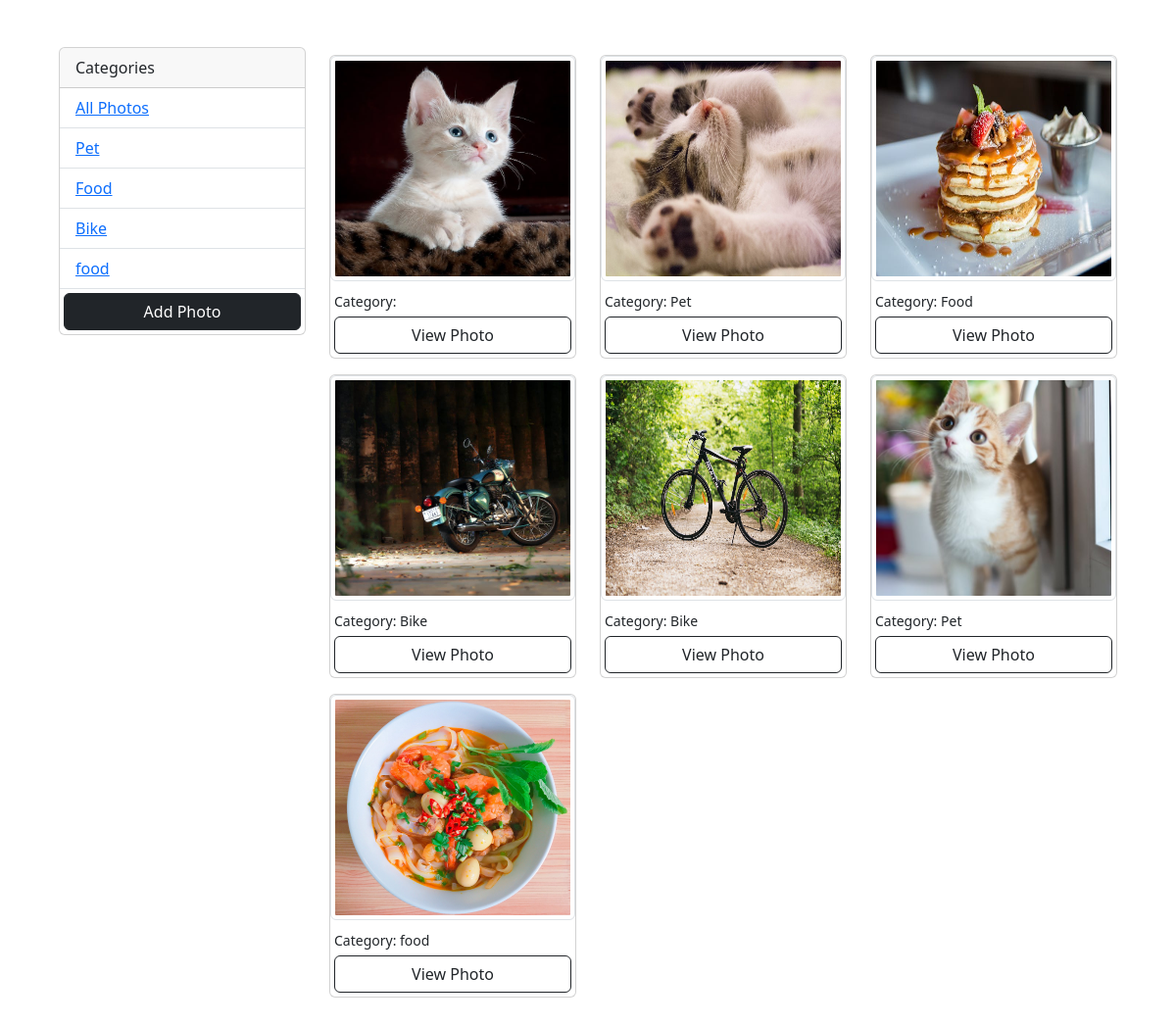
The page / on the database its author committed.
### MainApp/models.py (models this page shows, shortened)
class Category(models.Model):
    name = models.CharField(max_length=100, null=False, blank=False)

class Photo(models.Model):
    category = models.ForeignKey(Category, on_delete=models.SET_NULL, null=True, blank=True)
    photo = models.ImageField(upload_to='uploaded_photos/', null=False, blank=False)
    description = models.TextField(max_length=500)

### MainApp/views.py (the view)
# urls.py: path('', views.gallery, name='gallery'),
def gallery(request):
    category = request.GET.get("category")
    if category == None:
        photos = Photo.objects.all()
    else:
        photos = Photo.objects.filter(category__name=category)
    try:
        category = Category.objects.all()
    except Category.DoesNotExist:
        category = None
    context = {"category":category, "photos":photos}
    return render(request, 'gallery.html', context)

### templates/gallery.html (shortened to what this page needs)
<!doctype html>
<html lang="en">
<head>
    <link href="https://cdn.jsdelivr.net/npm/bootstrap@5.3.2/dist/css/bootstrap.min.css" rel="stylesheet"
>
</head>
<body class="m-5">
    <div class="container">
        <div class="row">
            <div class="col-lg-3 col-md-12">
                <div class="card">
                    <div class="card-header">
                        Categories
                    </div>
                    <ul class="list-group list-group-flush">
                        <li class="list-group-item"><a href="/">All Photos</a></li>
                        {% for cato in category %}
                        <li class="list-group-item"><a href="{% url 'gallery' %}?category={{cato.name}}">{{cato.name}}</a></li>
                        {% endfor %}
                        <a href="{% url 'add-image' %}" class="btn btn-dark btn-block m-1 btn-large">Add Photo</a>
                    </ul>
                </div>
            </div>
            <div class="col-lg-9 col-md-12">
                <div class="row">
                    {% for photo in photos %}
                    <div class="col-lg-4 col-md-6">
                        <div class="card my-2">
                            <img src="{{photo.photo.url}}" class="img-thumbnail" alt="photo">
                            <div class="mt-2 mx-1">
                                <small class="">Category: {{photo.category.name}}</small>
                            </div>
                            <a href="{% url 'view-image' photo.id %}" class="btn btn-outline-dark btn-block m-1">View Photo</a>
                        </div>
                    </div>
                    {% empty %}
                        <h3>No Photos... </h3>
                    {% endfor %}
                </div>
            </div>
        </div>
    </div>
</body>
</html>

### templates/gallery.html (style rules this page uses)
.img-thumbnail { height: 230px; }

### rows shown on the page
Category: name "Pet"
Category: name "Food"
Category: name "Bike"
Category: name "food"
Photo: photo (picture)
Photo: photo (picture), category.name "Pet"
Photo: photo (picture), category.name "Food"
Photo: photo (picture), category.name "Bike"
Photo: photo (picture), category.name "Bike"
Photo: photo (picture), category.name "Pet"
Photo: photo (picture), category.name "food"
